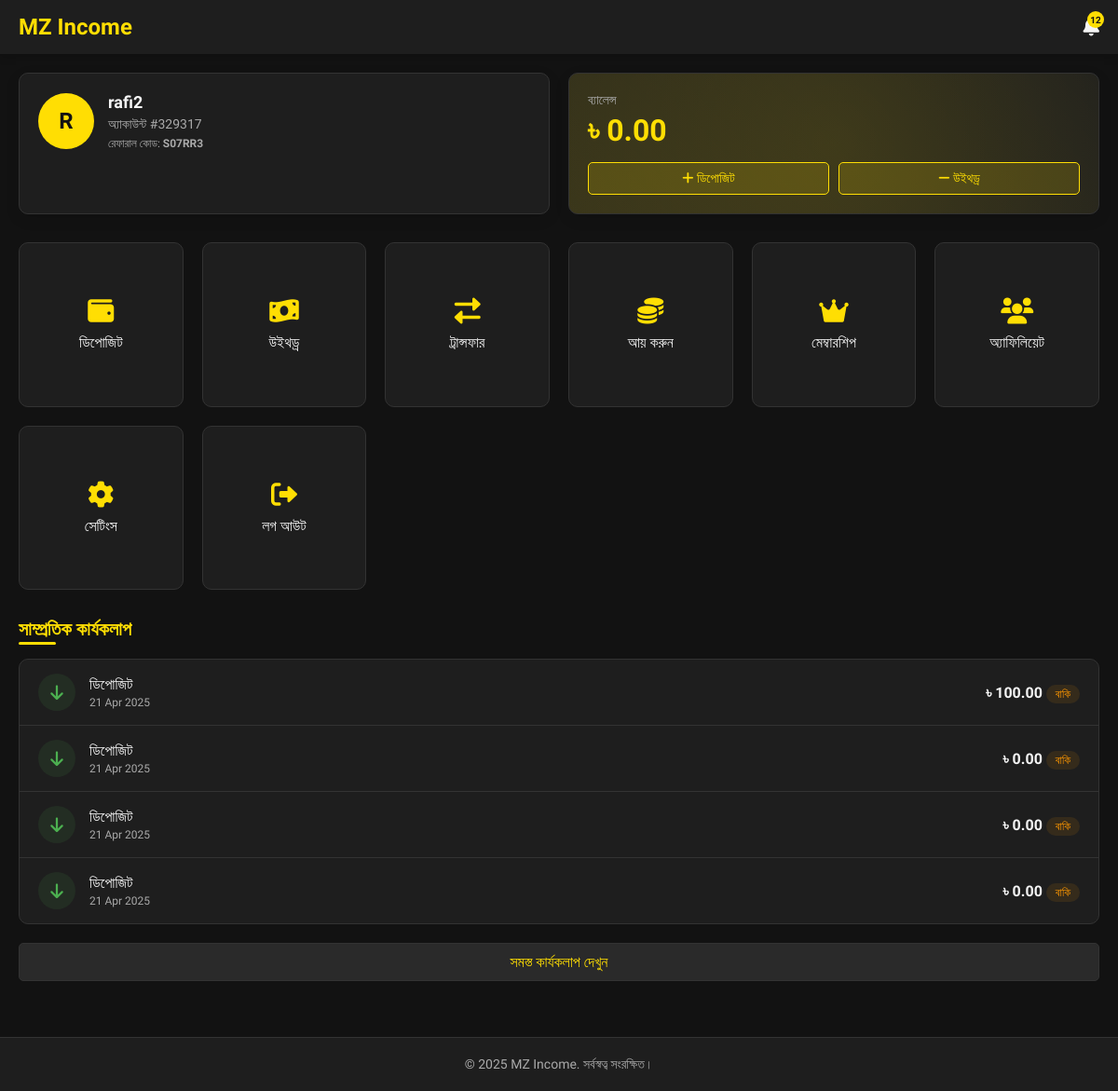
The app's page /dashboard.php (signed in) with its own data.
### tables this page shows
CREATE TABLE `users` (
  `id` int(11) NOT NULL,
  `username` varchar(50) NOT NULL,
  `password` varchar(255) NOT NULL,
  `mobile` varchar(15) NOT NULL,
  `account_number` varchar(6) NOT NULL,
  `balance` decimal(12,2) NOT NULL DEFAULT 0.00,
  `referral_code` varchar(10) NOT NULL,
  `referred_by` varchar(50) DEFAULT NULL,
  `membership_id` int(11) DEFAULT 1,
  `status` enum('active','suspended','blocked') NOT NULL DEFAULT 'active',
  `created_at` timestamp NOT NULL DEFAULT current_timestamp(),
  `updated_at` timestamp NOT NULL DEFAULT current_timestamp() ON UPDATE current_timestamp()
);

CREATE TABLE `transactions` (
  `id` int(11) NOT NULL,
  `user_id` int(11) NOT NULL,
  `type` enum('deposit','withdraw','transfer','bonus','earning') NOT NULL,
  `amount` decimal(12,2) NOT NULL,
  `fee` decimal(12,2) NOT NULL DEFAULT 0.00,
  `status` enum('pending','completed','rejected','cancelled') NOT NULL DEFAULT 'pending',
  `recipient_id` int(11) DEFAULT NULL,
  `payment_method` varchar(50) DEFAULT NULL,
  `transaction_details` text DEFAULT NULL,
  `admin_note` text DEFAULT NULL,
  `reference_id` varchar(20) DEFAULT NULL,
  `created_at` timestamp NOT NULL DEFAULT current_timestamp(),
  `updated_at` timestamp NOT NULL DEFAULT current_timestamp() ON UPDATE current_timestamp()
);

### dashboard.php (the view, shortened to what this page needs)
<?php
$user_id = $_SESSION['user_id'];
$username = $_SESSION['username'] ?? 'User';
$account_number = $_SESSION['account_number'] ?? '000000';
$host = 'localhost';
$db_name = 'qydipzkd_Income';
$username_db = 'qydipzkd_Income';
$password = 'income314@';
try {
    $conn = new PDO("mysql:host=$host;dbname=$db_name", $username_db, $password);
    $conn->setAttribute(PDO::ATTR_ERRMODE, PDO::ERRMODE_EXCEPTION);
    $stmt = $conn->prepare("SELECT balance, referral_code FROM users WHERE id = :user_id");
    $stmt->bindParam(':user_id', $user_id);
    $stmt->execute();
    $user_data = $stmt->fetch(PDO::FETCH_ASSOC);
    $balance = $user_data['balance'] ?? 0;
    $referral_code = $user_data['referral_code'] ?? '';
    $stmt = $conn->prepare("SELECT COUNT(*) as count FROM notifications WHERE user_id = :user_id AND is_read = 0");
    $stmt->bindParam(':user_id', $user_id);
    $stmt->execute();
    $notification_count = $stmt->fetch(PDO::FETCH_ASSOC)['count'];
    $stmt = $conn->prepare("SELECT * FROM transactions WHERE user_id = :user_id ORDER BY id DESC LIMIT 4");
    $stmt->bindParam(':user_id', $user_id);
    $stmt->execute();
    $recent_activities = $stmt->fetchAll(PDO::FETCH_ASSOC);
} catch(PDOException $e) {
    $error_message = "Database error: " . $e->getMessage();
    $balance = 0;
    $notification_count = 0;
    $recent_activities = [];
    $recent_notifications = [];
}
?>
<!DOCTYPE html>
<html lang="bn">
<head>
    <link rel="stylesheet" href="https://cdnjs.cloudflare.com/ajax/libs/font-awesome/6.0.0/css/all.min.css">
</head>
<body>
    <header class="header">
        <div class="logo">
            <h1>MZ Income</h1>
        </div>
        <div class="header-icons">
            <button class="icon-btn" id="notification-btn">
                <?php if ($notification_count > 0): ?>
                <span class="notification-badge"><?php echo $notification_count; ?></span>
                <?php endif; ?>
            </button>
        </div>
    </header>
    <div class="container">
        <div class="user-wallet-container">
            <div class="user-card">
                <div class="user-info">
                    <div class="user-avatar">
                        <?php echo strtoupper(substr($username, 0, 1)); ?>
                    </div>
                    <div class="user-details">
                        <h2><?php echo htmlspecialchars($username); ?></h2>
                        <p>অ্যাকাউন্ট #<?php echo htmlspecialchars($account_number); ?></p>
                        <p style="margin-top: 5px; font-size: 12px;">রেফারাল কোড: <strong><?php echo htmlspecialchars($referral_code); ?></strong></p>
                    </div>
                </div>
            </div>
            <div class="wallet-card">
                <div class="wallet-info">
                    <div class="wallet-label">ব্যালেন্স</div>
                    <div class="wallet-balance">৳ <?php echo number_format($balance, 2); ?></div>
                    <div class="wallet-buttons">
                        <a href="deposit.php" class="wallet-btn">
                            <i class="fas fa-plus"></i> ডিপোজিট
                        </a>
                        <a href="withdraw.php" class="wallet-btn">
                            <i class="fas fa-minus"></i> উইথড্র
                        </a>
                    </div>
                </div>
            </div>
        </div>
        <div class="action-boxes">
            <a href="deposit.php" class="action-box">
                <i class="fas fa-wallet"></i>
                <h3>ডিপোজিট</h3>
            </a>
            <a href="withdraw.php" class="action-box">
                <i class="fas fa-money-bill-wave"></i>
                <h3>উইথড্র</h3>
            </a>
            <a href="transfer.php" class="action-box">
                <i class="fas fa-exchange-alt"></i>
                <h3>ট্রান্সফার</h3>
            </a>
            <a href="earn.php" class="action-box">
                <i class="fas fa-coins"></i>
                <h3>আয় করুন</h3>
            </a>
            <a href="membership.php" class="action-box">
                <i class="fas fa-crown"></i>
                <h3>মেম্বারশিপ</h3>
            </a>
            <a href="affiliate.php" class="action-box">
                <i class="fas fa-users"></i>
                <h3>অ্যাফিলিয়েট</h3>
            </a>
            <a href="settings.php" class="action-box">
                <i class="fas fa-cog"></i>
                <h3>সেটিংস</h3>
            </a>
            <a href="logout.php" class="action-box">
                <i class="fas fa-sign-out-alt"></i>
                <h3>লগ আউট</h3>
            </a>
        </div>
        <h2 class="section-title">সাম্প্রতিক কার্যকলাপ</h2>
        <div class="activity-list">
            <?php if (!empty($recent_activities)): ?>
                <?php foreach ($recent_activities as $activity): ?>
                    <div class="activity-item">
                        <div class="activity-icon icon-<?php echo $activity['type']; ?>">
                            <?php
                            $icon = 'fa-question';
                            $title = '';
                            switch ($activity['type']) {
                                case 'deposit':
                                    $icon = 'fa-arrow-down';
                                    $title = 'ডিপোজিট';
                                    break;
                            }
                            ?>
                            <i class="fas <?php echo $icon; ?>"></i>
                        </div>
                        <div class="activity-details">
                            <div class="activity-title"><?php echo $title; ?></div>
                            <div class="activity-date">
                                <?php
                                $activity_time = strtotime($activity['created_at']);
                                $now = time();
                                $diff = $now - $activity_time;
                                if ($diff < 60) {
                                    echo 'এই মাত্র';
                                } elseif ($diff < 3600) {
                                    echo floor($diff / 60) . ' মিনিট আগে';
                                } elseif ($diff < 86400) {
                                    echo floor($diff / 3600) . ' ঘণ্টা আগে';
                                } elseif ($diff < 172800) {
                                    echo 'গতকাল';
                                } else {
                                    echo date('d M Y', $activity_time);
                                }
                                ?>
                            </div>
                        </div>
                        <div class="activity-amount">
                            ৳ <?php echo number_format($activity['amount'], 2); ?>
                            <div class="status-pill status-<?php echo $activity['status']; ?>">
                                <?php
                                $status = '';
                                switch ($activity['status']) {
                                    case 'pending':
                                        $status = 'বাকি';
                                        break;
                                }
                                echo $status;
                                ?>
                            </div>
                        </div>
                    </div>
                <?php endforeach; ?>
            <?php endif; ?>
        </div>
        <a href="activities.php" class="view-all-btn">সমস্ত কার্যকলাপ দেখুন</a>
    </div>
    <footer class="footer">
        &copy; <?php echo date('Y'); ?> MZ Income. সর্বস্বত্ব সংরক্ষিত।
    </footer>
</body>
</html>

### records on screen
users: referral_code "S07RR3", balance "0.00"
transactions: type "ডিপোজিট", created_at "21 Apr 2025", amount "100.00", status "বাকি"
transactions: type "ডিপোজিট", created_at "21 Apr 2025", amount "0.00", status "বাকি"
transactions: type "ডিপোজিট", created_at "21 Apr 2025", amount "0.00", status "বাকি"
transactions: type "ডিপোজিট", created_at "21 Apr 2025", amount "0.00", status "বাকি"

### other values on screen
$notification_count "12"
substr($username, 0, 1) "R"
$username "rafi2"
$account_number "329317"
